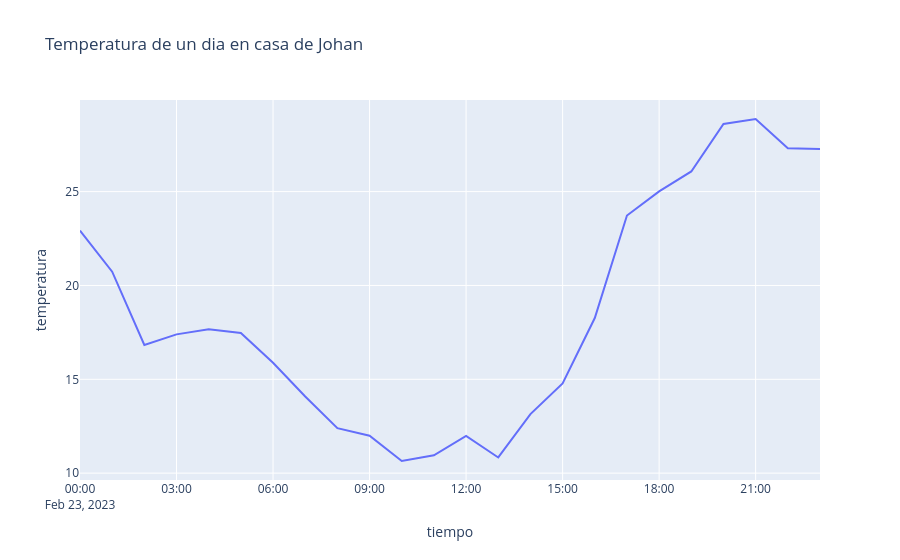

Notebook source saved alongside this figure:
### Code cell
fig = go.Figure()
fig.add_trace(go.Scatter(
    x=dia_temperatura.index,
    y=dia_temperatura["t2m_Celsius"],
    mode="lines",
    name="oaxaca"
))

fig.update_layout(title="Temperatura de un dia en casa de Johan",
                  yaxis_title ="temperatura",
                  xaxis_title ="tiempo"
                  )
